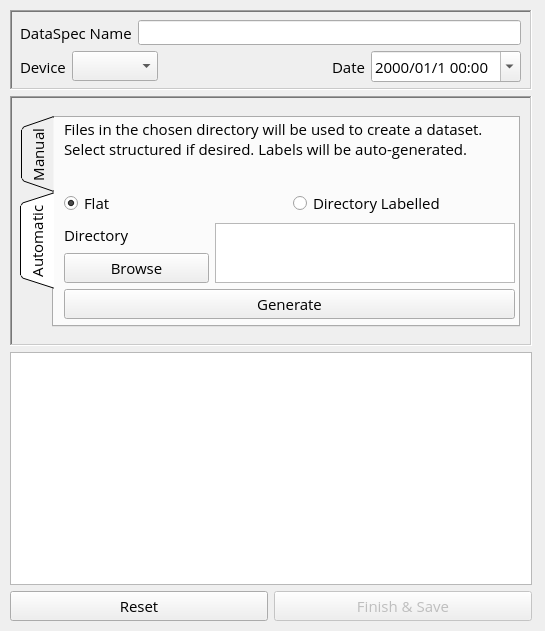
<?xml version="1.0" encoding="UTF-8"?>
<ui version="4.0">
 <class>Dialog</class>
 <widget class="QDialog" name="Dialog">
  <property name="geometry">
   <rect>
    <x>0</x>
    <y>0</y>
    <width>545</width>
    <height>631</height>
   </rect>
  </property>
  <property name="windowTitle">
   <string>Data Creation</string>
  </property>
  <widget class="QWidget" name="layoutWidget">
   <property name="geometry">
    <rect>
     <x>10</x>
     <y>10</y>
     <width>522</width>
     <height>611</height>
    </rect>
   </property>
   <layout class="QVBoxLayout" name="verticalLayout_2">
    <item>
     <widget class="QFrame" name="frame_2">
      <property name="minimumSize">
       <size>
        <width>520</width>
        <height>80</height>
       </size>
      </property>
      <property name="font">
       <font>
        <family>Open Sans</family>
        <pointsize>11</pointsize>
       </font>
      </property>
      <property name="frameShape">
       <enum>QFrame::WinPanel</enum>
      </property>
      <property name="frameShadow">
       <enum>QFrame::Sunken</enum>
      </property>
      <widget class="QWidget" name="layoutWidget">
       <property name="geometry">
        <rect>
         <x>10</x>
         <y>10</y>
         <width>501</width>
         <height>63</height>
        </rect>
       </property>
       <layout class="QVBoxLayout" name="verticalLayout">
        <item>
         <layout class="QHBoxLayout" name="horizontalLayout">
          <item>
           <widget class="QLabel" name="label">
            <property name="font">
             <font>
              <family>Open Sans</family>
              <pointsize>11</pointsize>
             </font>
            </property>
            <property name="text">
             <string>DataSpec Name</string>
            </property>
           </widget>
          </item>
          <item>
           <widget class="QLineEdit" name="nameEdit">
            <property name="font">
             <font>
              <family>Open Sans</family>
              <pointsize>9</pointsize>
             </font>
            </property>
           </widget>
          </item>
         </layout>
        </item>
        <item>
         <layout class="QHBoxLayout" name="horizontalLayout_2">
          <item>
           <widget class="QLabel" name="label_4">
            <property name="font">
             <font>
              <family>Open Sans</family>
              <pointsize>11</pointsize>
             </font>
            </property>
            <property name="text">
             <string>Device</string>
            </property>
           </widget>
          </item>
          <item>
           <widget class="QComboBox" name="dataTypeCombo">
            <property name="font">
             <font>
              <family>Open Sans</family>
              <pointsize>11</pointsize>
             </font>
            </property>
           </widget>
          </item>
          <item>
           <spacer name="horizontalSpacer">
            <property name="orientation">
             <enum>Qt::Horizontal</enum>
            </property>
            <property name="sizeHint" stdset="0">
             <size>
              <width>40</width>
              <height>20</height>
             </size>
            </property>
           </spacer>
          </item>
          <item>
           <widget class="QLabel" name="dateTimeLabel">
            <property name="text">
             <string>Date</string>
            </property>
           </widget>
          </item>
          <item>
           <widget class="QDateTimeEdit" name="dateTimeEdit">
            <property name="locale">
             <locale language="English" country="Belgium"/>
            </property>
            <property name="wrapping">
             <bool>true</bool>
            </property>
            <property name="displayFormat">
             <string>yyyy/MM/d HH:mm</string>
            </property>
            <property name="calendarPopup">
             <bool>true</bool>
            </property>
           </widget>
          </item>
         </layout>
        </item>
       </layout>
      </widget>
     </widget>
    </item>
    <item>
     <widget class="QFrame" name="frame">
      <property name="minimumSize">
       <size>
        <width>520</width>
        <height>250</height>
       </size>
      </property>
      <property name="font">
       <font>
        <family>Open Sans</family>
        <pointsize>11</pointsize>
       </font>
      </property>
      <property name="frameShape">
       <enum>QFrame::WinPanel</enum>
      </property>
      <property name="frameShadow">
       <enum>QFrame::Sunken</enum>
      </property>
      <widget class="QTabWidget" name="tabWidget">
       <property name="geometry">
        <rect>
         <x>10</x>
         <y>20</y>
         <width>500</width>
         <height>211</height>
        </rect>
       </property>
       <property name="minimumSize">
        <size>
         <width>500</width>
         <height>210</height>
        </size>
       </property>
       <property name="font">
        <font>
         <family>Open Sans</family>
         <pointsize>11</pointsize>
        </font>
       </property>
       <property name="tabPosition">
        <enum>QTabWidget::West</enum>
       </property>
       <property name="tabShape">
        <enum>QTabWidget::Triangular</enum>
       </property>
       <property name="currentIndex">
        <number>1</number>
       </property>
       <property name="documentMode">
        <bool>false</bool>
       </property>
       <widget class="QWidget" name="manual_tab">
        <attribute name="title">
         <string>Manual</string>
        </attribute>
        <widget class="QWidget" name="layoutWidget">
         <property name="geometry">
          <rect>
           <x>10</x>
           <y>0</y>
           <width>451</width>
           <height>201</height>
          </rect>
         </property>
         <layout class="QVBoxLayout" name="verticalLayout_6">
          <item>
           <widget class="QLabel" name="instruction">
            <property name="font">
             <font>
              <family>Open Sans</family>
              <pointsize>11</pointsize>
             </font>
            </property>
            <property name="text">
             <string>&lt;html&gt;&lt;head/&gt;&lt;body&gt;&lt;p&gt;&lt;span style=&quot; font-size:11pt;&quot;&gt;Type in a label and browse for the corresponding file. Click &amp;quot;&lt;/span&gt;&lt;span style=&quot; font-size:11pt; font-style:italic;&quot;&gt;Add to set&lt;/span&gt;&lt;span style=&quot; font-size:11pt;&quot;&gt;&amp;quot; to add the file to the current dataset.&lt;/span&gt;&lt;/p&gt;&lt;/body&gt;&lt;/html&gt;</string>
            </property>
            <property name="alignment">
             <set>Qt::AlignLeading|Qt::AlignLeft|Qt::AlignTop</set>
            </property>
            <property name="wordWrap">
             <bool>true</bool>
            </property>
           </widget>
          </item>
          <item>
           <spacer name="verticalSpacer_2">
            <property name="orientation">
             <enum>Qt::Vertical</enum>
            </property>
            <property name="sizeHint" stdset="0">
             <size>
              <width>20</width>
              <height>40</height>
             </size>
            </property>
           </spacer>
          </item>
          <item>
           <layout class="QHBoxLayout" name="horizontalLayout_6">
            <item>
             <widget class="QLabel" name="legend_label">
              <property name="font">
               <font>
                <family>Open Sans</family>
                <pointsize>11</pointsize>
               </font>
              </property>
              <property name="text">
               <string>File Label</string>
              </property>
             </widget>
            </item>
            <item>
             <widget class="QLineEdit" name="labelEdit">
              <property name="font">
               <font>
                <family>Open Sans</family>
                <pointsize>9</pointsize>
               </font>
              </property>
             </widget>
            </item>
           </layout>
          </item>
          <item>
           <layout class="QHBoxLayout" name="horizontalLayout_5">
            <item>
             <layout class="QVBoxLayout" name="verticalLayout_5">
              <item>
               <widget class="QLabel" name="file_location">
                <property name="font">
                 <font>
                  <family>Open Sans</family>
                  <pointsize>11</pointsize>
                 </font>
                </property>
                <property name="text">
                 <string>File Location</string>
                </property>
               </widget>
              </item>
              <item>
               <widget class="QPushButton" name="browseFilesBtn">
                <property name="font">
                 <font>
                  <family>Open Sans</family>
                  <pointsize>11</pointsize>
                 </font>
                </property>
                <property name="text">
                 <string>Browse</string>
                </property>
               </widget>
              </item>
             </layout>
            </item>
            <item>
             <widget class="QPlainTextEdit" name="browseFilesText">
              <property name="maximumSize">
               <size>
                <width>300</width>
                <height>60</height>
               </size>
              </property>
              <property name="font">
               <font>
                <family>Open Sans</family>
                <pointsize>9</pointsize>
               </font>
              </property>
              <property name="focusPolicy">
               <enum>Qt::NoFocus</enum>
              </property>
              <property name="tabChangesFocus">
               <bool>true</bool>
              </property>
              <property name="readOnly">
               <bool>true</bool>
              </property>
             </widget>
            </item>
           </layout>
          </item>
          <item>
           <widget class="QPushButton" name="addLabelBtn">
            <property name="font">
             <font>
              <family>Open Sans</family>
              <pointsize>11</pointsize>
             </font>
            </property>
            <property name="text">
             <string>Add to set</string>
            </property>
           </widget>
          </item>
         </layout>
        </widget>
       </widget>
       <widget class="QWidget" name="auto_tab">
        <attribute name="title">
         <string>Automatic</string>
        </attribute>
        <widget class="QWidget" name="layoutWidget">
         <property name="geometry">
          <rect>
           <x>10</x>
           <y>0</y>
           <width>451</width>
           <height>201</height>
          </rect>
         </property>
         <layout class="QVBoxLayout" name="verticalLayout_4" stretch="0,0,0,0,0">
          <item>
           <widget class="QLabel" name="instruction_2">
            <property name="font">
             <font>
              <family>Open Sans</family>
              <pointsize>11</pointsize>
             </font>
            </property>
            <property name="text">
             <string>&lt;html&gt;&lt;head/&gt;&lt;body&gt;&lt;p&gt;Files in the chosen directory will be used to create a dataset. Select structured if desired. Labels will be auto-generated.&lt;/p&gt;&lt;/body&gt;&lt;/html&gt;</string>
            </property>
            <property name="alignment">
             <set>Qt::AlignLeading|Qt::AlignLeft|Qt::AlignTop</set>
            </property>
            <property name="wordWrap">
             <bool>true</bool>
            </property>
           </widget>
          </item>
          <item>
           <spacer name="verticalSpacer">
            <property name="orientation">
             <enum>Qt::Vertical</enum>
            </property>
            <property name="sizeHint" stdset="0">
             <size>
              <width>20</width>
              <height>40</height>
             </size>
            </property>
           </spacer>
          </item>
          <item>
           <layout class="QHBoxLayout" name="horizontalLayout_7">
            <item>
             <widget class="QRadioButton" name="flatRadioBtn">
              <property name="text">
               <string>Flat</string>
              </property>
              <property name="checked">
               <bool>true</bool>
              </property>
             </widget>
            </item>
            <item>
             <widget class="QRadioButton" name="dirlabelledRadioBtn">
              <property name="text">
               <string>Directory Labelled</string>
              </property>
             </widget>
            </item>
           </layout>
          </item>
          <item>
           <layout class="QHBoxLayout" name="horizontalLayout_4">
            <item>
             <layout class="QVBoxLayout" name="verticalLayout_3">
              <item>
               <widget class="QLabel" name="dir_label">
                <property name="font">
                 <font>
                  <family>Open Sans</family>
                  <pointsize>11</pointsize>
                 </font>
                </property>
                <property name="text">
                 <string>Directory</string>
                </property>
               </widget>
              </item>
              <item>
               <widget class="QPushButton" name="browseDirBtn">
                <property name="font">
                 <font>
                  <family>Open Sans</family>
                  <pointsize>11</pointsize>
                 </font>
                </property>
                <property name="text">
                 <string>Browse</string>
                </property>
               </widget>
              </item>
             </layout>
            </item>
            <item>
             <widget class="QPlainTextEdit" name="browseDirText">
              <property name="maximumSize">
               <size>
                <width>300</width>
                <height>60</height>
               </size>
              </property>
              <property name="font">
               <font>
                <family>Open Sans</family>
                <pointsize>9</pointsize>
               </font>
              </property>
              <property name="focusPolicy">
               <enum>Qt::NoFocus</enum>
              </property>
              <property name="tabChangesFocus">
               <bool>true</bool>
              </property>
              <property name="readOnly">
               <bool>true</bool>
              </property>
             </widget>
            </item>
           </layout>
          </item>
          <item>
           <widget class="QPushButton" name="generateBtn">
            <property name="font">
             <font>
              <family>Open Sans</family>
              <pointsize>11</pointsize>
             </font>
            </property>
            <property name="text">
             <string>Generate</string>
            </property>
           </widget>
          </item>
         </layout>
        </widget>
       </widget>
      </widget>
     </widget>
    </item>
    <item>
     <widget class="QPlainTextEdit" name="showSetPlainText">
      <property name="font">
       <font>
        <family>Open Sans</family>
        <pointsize>9</pointsize>
       </font>
      </property>
      <property name="focusPolicy">
       <enum>Qt::NoFocus</enum>
      </property>
      <property name="tabChangesFocus">
       <bool>true</bool>
      </property>
      <property name="readOnly">
       <bool>true</bool>
      </property>
      <property name="centerOnScroll">
       <bool>true</bool>
      </property>
     </widget>
    </item>
    <item>
     <layout class="QHBoxLayout" name="horizontalLayout_3">
      <item>
       <widget class="QPushButton" name="resetBtn">
        <property name="font">
         <font>
          <family>Open Sans</family>
          <pointsize>11</pointsize>
         </font>
        </property>
        <property name="text">
         <string>Reset</string>
        </property>
       </widget>
      </item>
      <item>
       <widget class="QPushButton" name="doneBtn">
        <property name="enabled">
         <bool>false</bool>
        </property>
        <property name="font">
         <font>
          <family>Open Sans</family>
          <pointsize>11</pointsize>
         </font>
        </property>
        <property name="text">
         <string>Finish &amp;&amp; Save</string>
        </property>
        <property name="icon">
         <iconset theme="application-exit">
          <normaloff>../../../../../.designer/backup</normaloff>../../../../../.designer/backup</iconset>
        </property>
       </widget>
      </item>
     </layout>
    </item>
   </layout>
  </widget>
 </widget>
 <tabstops>
  <tabstop>nameEdit</tabstop>
  <tabstop>dataTypeCombo</tabstop>
  <tabstop>tabWidget</tabstop>
  <tabstop>labelEdit</tabstop>
  <tabstop>browseFilesText</tabstop>
  <tabstop>browseFilesBtn</tabstop>
  <tabstop>addLabelBtn</tabstop>
  <tabstop>browseDirText</tabstop>
  <tabstop>browseDirBtn</tabstop>
  <tabstop>generateBtn</tabstop>
  <tabstop>showSetPlainText</tabstop>
  <tabstop>resetBtn</tabstop>
  <tabstop>doneBtn</tabstop>
 </tabstops>
 <resources/>
 <connections/>
</ui>
